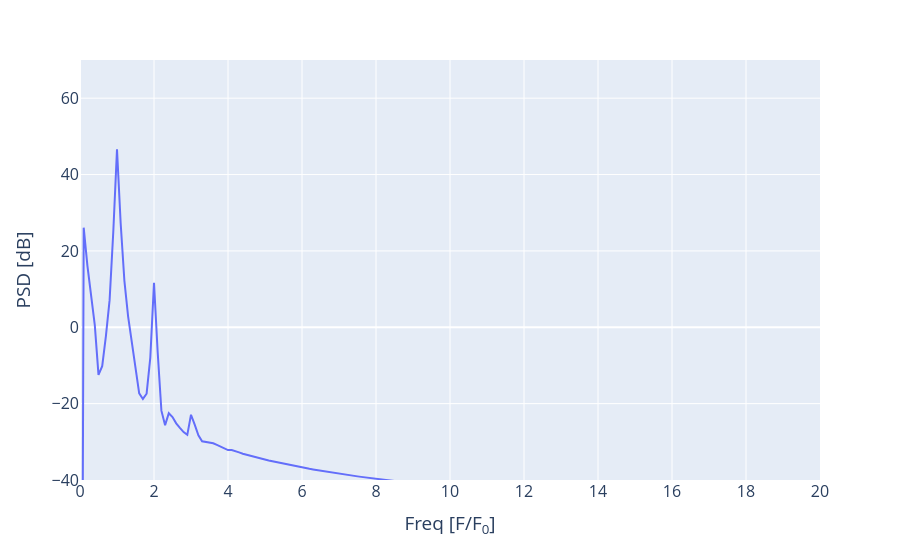

Notebook cell for this chart:
### Code cell
freq_lim = 20
freq_index = fft_freq<freq_lim
fig_new = px.line(x=fft_freq[freq_index], y=10*np.log10(fft_amp[freq_index]))
fig_new.update_layout(
    yaxis_range=[-40,70],
    xaxis=dict(title="Freq [F/F<sub>0</sub>]"),
    yaxis=dict(title=r"PSD [dB]"), font_size=16
)
fig_new.show()

### Figure 1 — Plotly figure (JSON) as saved in the notebook; plotly's stock layout.template omitted (floating-point values rounded to 4 significant figures; data arrays with more than 128 entries replaced by an {"elided": "..."} marker saying what was removed)
{"data": [{"hovertemplate": "x=%{x}<br>y=%{y}<extra></extra>", "legendgroup": "", "line": {"color": "#636efa", "dash": "solid"}, "marker": {"symbol": "circle"}, "mode": "lines", "name": "", "orientation": "v", "showlegend": false, "type": "scatter", "x": {"elided": "201 float values"}, "xaxis": "x", "y": {"elided": "201 float values"}, "yaxis": "y"}], "layout": {"font": {"size": 16}, "legend": {"tracegroupgap": 0}, "margin": {"t": 60}, "xaxis": {"anchor": "y", "domain": [0, 1], "title": {"text": "Freq [F/F<sub>0</sub>]"}}, "yaxis": {"anchor": "x", "domain": [0, 1], "range": [-40, 70], "title": {"text": "PSD [dB]"}}}}
